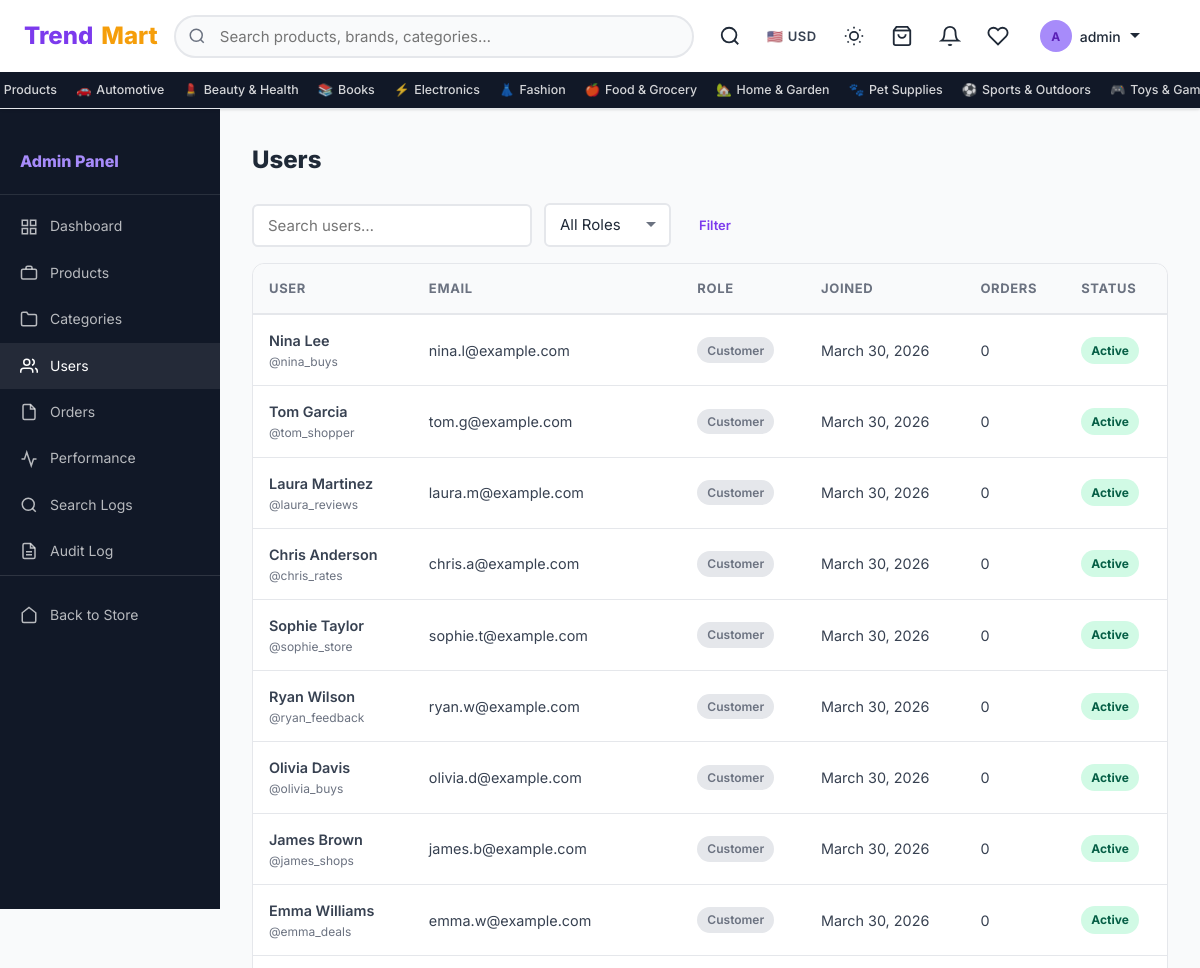
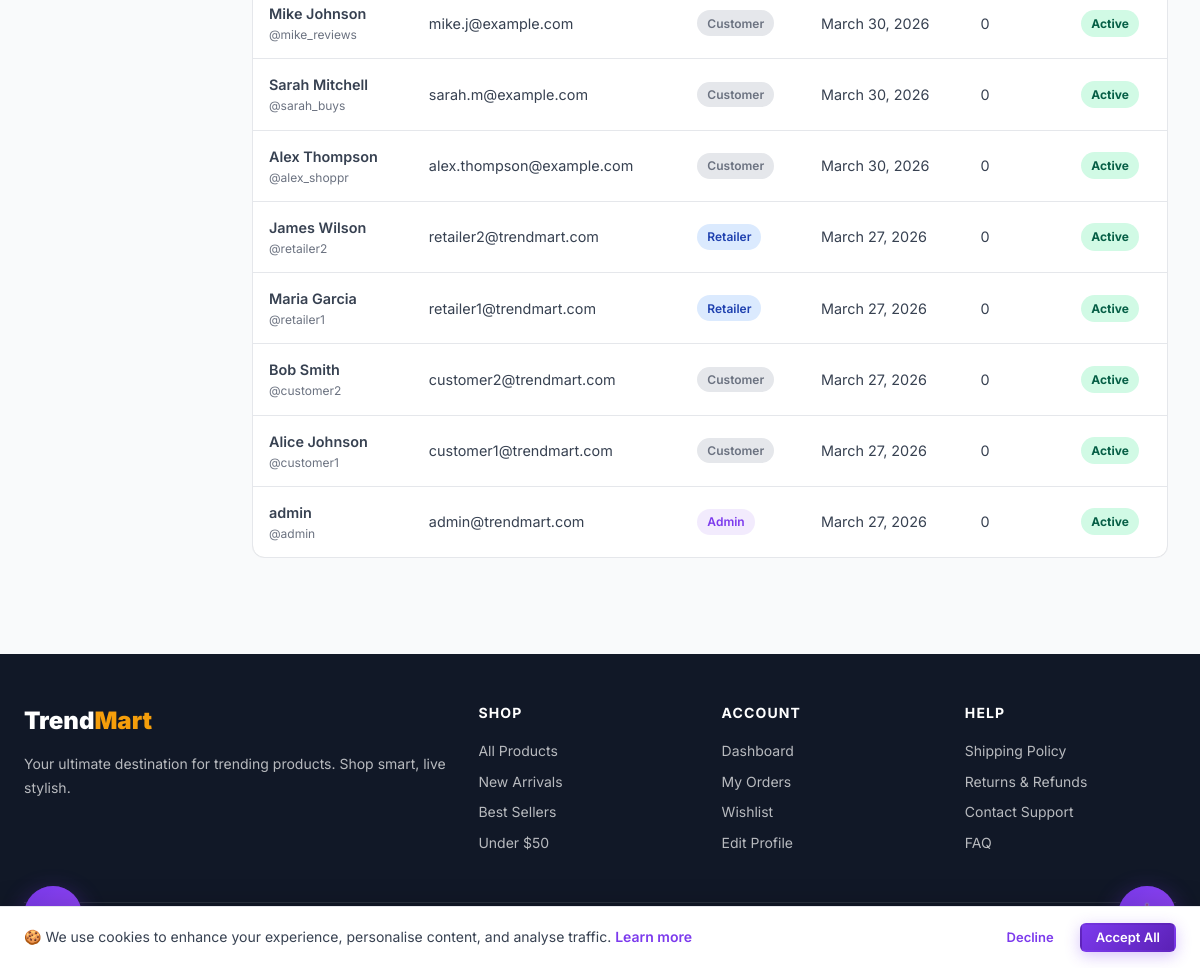
Page /admin-panel/users/ (signed in) on the committed database (2 pictures, top to bottom).
### shop/models.py (models this page shows, shortened)
class Category(models.Model):
    name = models.CharField(max_length=200)
    slug = models.SlugField(unique=True, blank=True)
    parent = models.ForeignKey(
        'self', null=True, blank=True, on_delete=models.CASCADE, related_name='children'
    )
    description = models.TextField(blank=True)
    icon = models.CharField(max_length=100, blank=True, help_text="Emoji or CSS icon class")
    image = models.ImageField(upload_to='categories/', blank=True, null=True)
    is_active = models.BooleanField(default=True)
    order = models.PositiveIntegerField(default=0)
    class Meta:
        verbose_name_plural = "Categories"
        ordering = ['order', 'name']

### shop/views.py (the view)
# urls.py: path('admin-panel/users/', views.admin_users, name='admin_users'),
@admin_required
def admin_users(request):
    users = User.objects.select_related('profile').order_by('-date_joined')
    query = request.GET.get('q', '')
    role_filter = request.GET.get('role', '')
    if query:
        users = users.filter(Q(username__icontains=query) | Q(email__icontains=query) | Q(first_name__icontains=query))
    if role_filter == 'retailer':
        users = users.filter(profile__role='retailer')
    elif role_filter == 'admin':
        users = users.filter(Q(profile__role='admin') | Q(is_staff=True))
    elif role_filter == 'customer':
        users = users.filter(profile__role='customer')
    paginator = Paginator(users, 20)
    page = paginator.get_page(request.GET.get('page', 1))
    pending_retailers = RetailerProfile.objects.filter(is_approved=False).select_related('user')
    return render(request, 'shop/admin_panel/users.html', {
        'users': page, 'query': query, 'role_filter': role_filter,
        'pending_retailers': pending_retailers,
    })

### shop/context_processors.py (called while the page is built)
def cart_context(request):
    cart_count = 0
    try:
        if request.user.is_authenticated:
            cart = Cart.objects.filter(user=request.user).first()
        else:
            session_key = request.session.session_key
            cart = Cart.objects.filter(session_key=session_key, user=None).first() if session_key else None
        if cart:
            cart_count = cart.get_item_count()
    except Exception:
        pass
    return {'cart_count': cart_count}

def site_context(request):
    root_categories = Category.objects.filter(parent=None, is_active=True).prefetch_related('children')
    return {
        'site_name': 'TrendMart',
        'site_tagline': 'Shop the Trend, Live the Style',
        'root_categories': root_categories,
    }

### shop/views.py (called while the page is built, shortened)
def admin_required(view_func):
    @wraps(view_func)
    def wrapper(request, *args, **kwargs):
        if not request.user.is_authenticated:
            messages.error(request, "Please log in to continue.")
            return redirect('shop:login')
        if request.user.is_staff:
            return view_func(request, *args, **kwargs)
    return wrapper

### templates/shop/admin_panel/users.html (shortened to what this page needs)
{% extends "shop/admin_panel/base_admin.html" %}
{% block admin_content %}
<div class="admin-content-header">
  <h1 class="admin-page-title">Users</h1>
</div>
<form method="get" class="admin-filter-bar" aria-label="Filter users">
  <input type="search" name="q" class="form-control" placeholder="Search users…" value="{{ query }}" style="max-width:280px" aria-label="Search users">
  <select name="role" class="form-control" style="width:auto" onchange="this.form.submit()" aria-label="Filter by role">
    <option value="">All Roles</option>
  </select>
  <button type="submit" class="btn btn-ghost btn-sm">Filter</button>
</form>
<div class="card" style="padding:0;overflow:hidden;margin-top:1rem">
  <div style="overflow-x:auto">
    <table class="admin-table" role="table" aria-label="All users">
      <thead>
        <tr>
          <th scope="col">User</th>
          <th scope="col">Email</th>
          <th scope="col">Role</th>
          <th scope="col">Joined</th>
          <th scope="col">Orders</th>
          <th scope="col">Status</th>
        </tr>
      </thead>
      <tbody>
        {% for u in users %}
        <tr>
          <td data-label="User">
            <div style="font-weight:600">{{ u.get_full_name|default:u.username }}</div>
            <div style="font-size:.75rem;color:var(--text-light)">@{{ u.username }}</div>
          </td>
          <td data-label="Email">{{ u.email }}</td>
          <td data-label="Role">
            {% with role=u.profile.role %}
              {% if role == 'admin' or u.is_staff %}
                <span class="badge badge-primary">Admin</span>
              {% elif role == 'retailer' %}
                <span class="badge" style="background:#DBEAFE;color:#1E40AF">Retailer</span>
              {% else %}
                <span class="badge" style="background:var(--border);color:var(--text-light)">Customer</span>
              {% endif %}
            {% endwith %}
          </td>
          <td data-label="Joined">{{ u.date_joined|date:"N j, Y" }}</td>
          <td data-label="Orders">{{ u.orders.count }}</td>
          <td data-label="Status">
            {% if u.is_active %}<span class="status-badge status-delivered">Active</span>
            {% else %}<span class="status-badge status-cancelled">Disabled</span>{% endif %}
          </td>
        </tr>
        {% empty %}
        <tr><td colspan="6" style="text-align:center;padding:2rem;color:var(--text-light)">No users found</td></tr>
        {% endfor %}
      </tbody>
    </table>
  </div>
</div>
{% endblock %}

### templates/shop/base.html (shortened to what this page needs)
{% load static %}
<!DOCTYPE html>
<html lang="en">
<head>
  <link rel="stylesheet" href="{% static 'css/main.css' %}?v=21">
</head>
<body>
<header>
  <nav class="navbar" role="navigation" aria-label="Main navigation">
    <div class="navbar-inner">
      <a href="{% url 'shop:home' %}" class="navbar-brand" aria-label="TrendMart Home">
        Trend<span>Mart</span>
      </a>
      <div class="navbar-search" id="navbar-search" role="search">
        <form action="{% url 'shop:search' %}" method="get">
          <input type="search" name="q" id="search-input" value="{{ request.GET.q }}"
                 placeholder="Search products, brands, categories…"
                 autocomplete="off" aria-label="Search products">
        </form>
      </div>
      <div class="navbar-actions">
        <button id="mobile-search-btn" class="nav-icon-btn" aria-label="Search" aria-expanded="false">
          <svg viewBox="0 0 24 24" fill="none" stroke="currentColor" stroke-width="2"><circle cx="11" cy="11" r="8"/><path d="m21 21-4.35-4.35"/></svg>
        </button>
        <div class="currency-selector" title="Select currency">
          <button class="currency-btn" id="currency-btn" aria-label="Currency selector" aria-haspopup="listbox">
            <span id="currency-flag">🇺🇸</span>
            <span id="currency-code">USD</span>
          </button>
        </div>
        <button id="dark-mode-toggle" class="dark-mode-btn" aria-label="Toggle dark mode" aria-pressed="false" title="Toggle dark mode">
        </button>
        <a href="{% url 'shop:cart' %}" class="nav-icon-btn" id="nav-cart-btn" aria-label="Cart ({{ cart_count }} items)">
          <svg viewBox="0 0 24 24" fill="none" stroke="currentColor" stroke-width="2" aria-hidden="true"><path d="M6 2L3 6v14a2 2 0 002 2h14a2 2 0 002-2V6l-3-4z"/><line x1="3" y1="6" x2="21" y2="6"/><path d="M16 10a4 4 0 01-8 0"/></svg>
        </a>
        {% if user.is_authenticated %}
          <div class="nav-bell-wrap">
            <a href="{% url 'shop:notification_list' %}" class="nav-icon-btn" id="notif-bell-btn" aria-label="Notifications">
              <svg viewBox="0 0 24 24" fill="none" stroke="currentColor" stroke-width="2" aria-hidden="true"><path d="M18 8A6 6 0 006 8c0 7-3 9-3 9h18s-3-2-3-9"/><path d="M13.73 21a2 2 0 01-3.46 0"/></svg>
            </a>
          </div>
          <a href="{% url 'shop:wishlist' %}" class="nav-icon-btn" aria-label="Wishlist">
            <svg viewBox="0 0 24 24" fill="none" stroke="currentColor" stroke-width="2" aria-hidden="true"><path d="M20.84 4.61a5.5 5.5 0 00-7.78 0L12 5.67l-1.06-1.06a5.5 5.5 0 00-7.78 7.78L12 21.23l8.84-8.84a5.5 5.5 0 000-7.78z"/></svg>
          </a>
          <div class="user-menu">
            <button class="user-menu-toggle" data-dropdown="user-menu-dropdown"
                    aria-haspopup="true" aria-expanded="false" aria-controls="user-menu-dropdown">
              <div class="user-avatar-sm" aria-hidden="true">{{ user.first_name|first|upper|default:user.username|first|upper }}</div>
              <span>{{ user.first_name|default:user.username }}</span>
              <svg width="12" height="12" viewBox="0 0 12 12" aria-hidden="true"><path fill="currentColor" d="M6 8L1 3h10z"/></svg>
            </button>
          </div>
        {% else %}
          <a href="{% url 'shop:login' %}" class="btn btn-ghost btn-sm">Login</a>
          <a href="{% url 'shop:register' %}" class="btn btn-primary btn-sm">Sign Up</a>
        {% endif %}
      </div>
    </div>
    <div class="nav-categories" role="navigation" aria-label="Category navigation">
      <div class="nav-categories-inner">
        <a href="{% url 'shop:product_list' %}" class="nav-cat-link">All Products</a>
        {% for cat in root_categories %}
          <a href="{% url 'shop:category' cat.slug %}" class="nav-cat-link">
            {% if cat.icon %}<span aria-hidden="true">{{ cat.icon }}</span>{% endif %}
            {{ cat.name }}
          </a>
        {% endfor %}
      </div>
    </div>
  </nav>
</header>
<main id="main-content" tabindex="-1">
  {% block content %}{% endblock %}
</main>
<footer class="footer" role="contentinfo">
  <div class="container">
    <div class="footer-grid">
      <div>
        <div class="footer-brand">Trend<span>Mart</span></div>
        <p class="footer-desc">Your ultimate destination for trending products. Shop smart, live stylish.</p>
      </div>
      <div>
        <div class="footer-col-title">Shop</div>
        <a href="{% url 'shop:product_list' %}" class="footer-link">All Products</a>
        <a href="{% url 'shop:product_list' %}?sort=newest" class="footer-link">New Arrivals</a>
        <a href="{% url 'shop:product_list' %}?sort=popular" class="footer-link">Best Sellers</a>
        <a href="{% url 'shop:product_list' %}?min_price=0&max_price=50" class="footer-link">Under $50</a>
      </div>
      <div>
        <div class="footer-col-title">Account</div>
        {% if user.is_authenticated %}
          <a href="{% url 'shop:dashboard' %}" class="footer-link">Dashboard</a>
          <a href="{% url 'shop:order_list' %}" class="footer-link">My Orders</a>
          <a href="{% url 'shop:wishlist' %}" class="footer-link">Wishlist</a>
          <a href="{% url 'shop:profile' %}" class="footer-link">Edit Profile</a>
        {% else %}
          <a href="{% url 'shop:login' %}" class="footer-link">Login</a>
          <a href="{% url 'shop:register' %}" class="footer-link">Register</a>
          <a href="{% url 'shop:register' %}?role=retailer" class="footer-link">Sell on TrendMart</a>
        {% endif %}
      </div>
      <div>
        <div class="footer-col-title">Help</div>
        <a href="{% url 'shop:shipping_policy' %}" class="footer-link">Shipping Policy</a>
        <a href="{% url 'shop:returns_refunds' %}" class="footer-link">Returns &amp; Refunds</a>
        <a href="{% url 'shop:contact_support' %}" class="footer-link">Contact Support</a>
        <a href="{% url 'shop:faq' %}" class="footer-link">FAQ</a>
      </div>
    </div>
    <div class="footer-bottom">
      <span>&copy; 2026 TrendMart. Developed by George Papasotiriou. All rights reserved.</span>
      <span>Made with ❤️ for great shopping experiences</span>
    </div>
  </div>
</footer>
<div class="ai-chat-widget" role="complementary" aria-label="AI Shopping Assistant">
  <button id="ai-chat-trigger" class="ai-chat-trigger" aria-expanded="false" aria-controls="ai-chat-panel" aria-label="Open AI shopping assistant">
  </button>
</div>
<div class="a11y-hub" id="a11y-hub" role="region" aria-label="Accessibility tools">
  <button class="a11y-main-btn" id="a11y-main-btn" aria-label="Toggle accessibility menu" aria-expanded="false" aria-controls="a11y-options">
  </button>
</div>
<div id="cookie-banner" class="cookie-banner" role="dialog" aria-label="Cookie consent" aria-live="polite">
  <p class="cookie-banner-text">
    🍪 We use cookies to enhance your experience, personalise content, and analyse traffic.
    <a href="#" style="color:var(--primary);font-weight:600">Learn more</a>
  </p>
  <div class="cookie-banner-actions">
    <button id="cookie-decline" class="btn btn-ghost btn-sm">Decline</button>
    <button id="cookie-accept" class="btn btn-primary btn-sm">Accept All</button>
  </div>
</div>
</body>
</html>

### rows in the picture
Category: icon "🚗", name "Automotive"
Category: icon "💄", name "Beauty & Health"
Category: icon "📚", name "Books"
Category: icon "⚡", name "Electronics"
Category: icon "👗", name "Fashion"
Category: icon "🍎", name "Food & Grocery"
Category: icon "🏡", name "Home & Garden"
Category: icon "🐾", name "Pet Supplies"
Category: icon "⚽", name "Sports & Outdoors"
Category: icon "🎮", name "Toys &…"

### other values in the picture
{{ user.first_name|first|upper|default:user.username|first|upper }} "A"
{{ user.first_name|default:user.username }} "admin"
{{ u.get_full_name|default:u.username }} "Nina Lee"
{{ u.username }} "nina_buys"
{{ u.email }} "nina.l@example.com"
{{ u.date_joined|date:"N j, Y" }} "March 30, 2026"
{{ u.orders.count }} "0"
{{ u.get_full_name|default:u.username }} "Tom Garcia"
{{ u.username }} "tom_shopper"
{{ u.email }} "tom.g@example.com"
{{ u.get_full_name|default:u.username }} "Laura Martinez"
{{ u.username }} "laura_reviews"
{{ u.email }} "laura.m@example.com"
{{ u.get_full_name|default:u.username }} "Chris Anderson"
{{ u.username }} "chris_rates"
